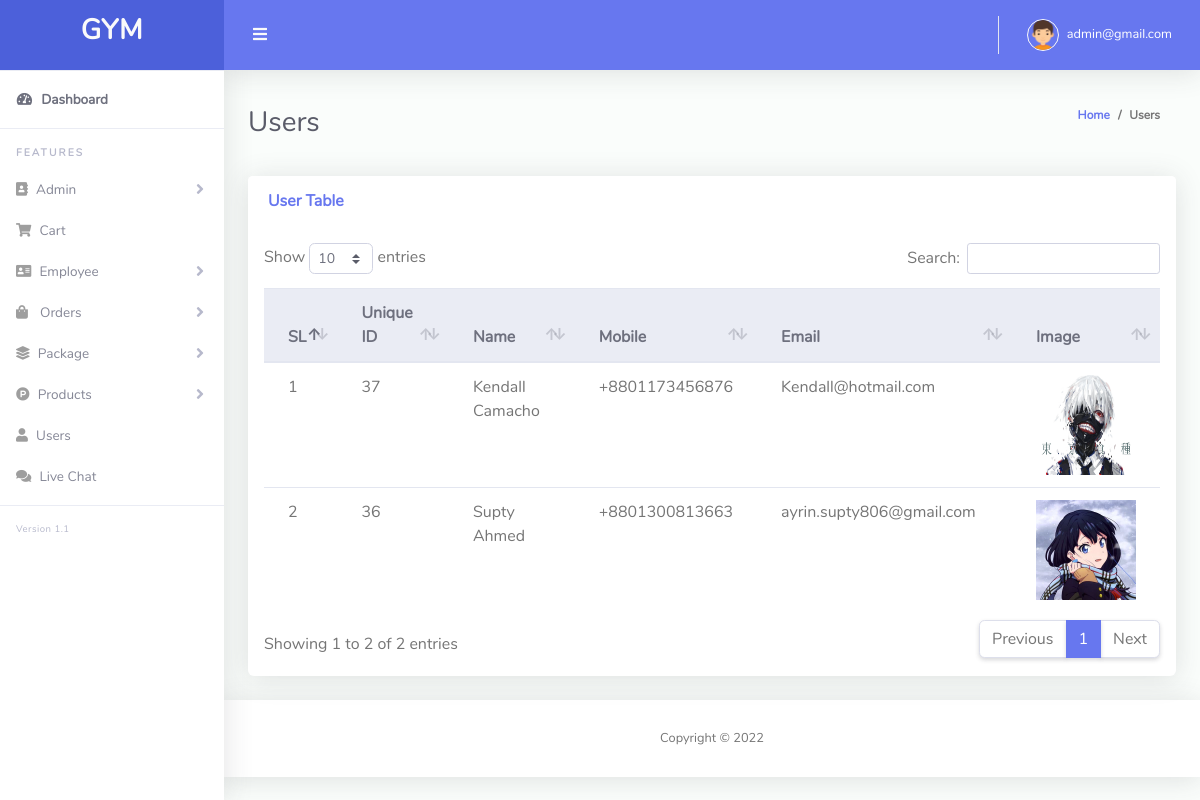
Screenshot of /admin/users.php (signed in) with the database file from the repository.
### tables this page shows
CREATE TABLE `user_table` (
  `user_id` int(20) NOT NULL,
  `first_name` varchar(255) NOT NULL,
  `last_name` varchar(255) NOT NULL,
  `email` varchar(255) NOT NULL,
  `password` varchar(255) NOT NULL,
  `dob` varchar(255) NOT NULL,
  `gender` varchar(255) NOT NULL,
  `mobile` varchar(255) NOT NULL,
  `address` varchar(255) NOT NULL,
  `image` varchar(155) DEFAULT NULL,
  `flag` tinyint(10) NOT NULL DEFAULT 0,
  `otp` int(11) NOT NULL,
  `reg_at` timestamp NOT NULL DEFAULT current_timestamp()
);

### Classes/DB.php (called while the page is built, shortened)
<?php
class DB
{
    public function connect(){
        $this->conn = new mysqli("localhost","root","","gym");
        if ($this->conn->connect_error) {
          die("Connection failed: " . $this->conn->connect_error);
        }
        else{
            return $msg =  "connected";
        }
    }
}

### Classes/LoginClass.php (called while the page is built, shortened)
<?php
include_once 'db.php';
class LoginClass extends DB
{
    public function userList()
    {
        $qry = "SELECT * FROM user_table  where flag=0 order by user_id DESC";
        return $result = $this->conn->query($qry);
    }
}

### admin/users.php (the view)
<?php include 'layouts/header.php'; ?>
<div class="container-fluid" id="container-wrapper">
  <div class="d-sm-flex align-items-center justify-content-between mb-4">
    <h1 class="h3 mb-0 text-gray-800">Users</h1>
    <ol class="breadcrumb">
      <li class="breadcrumb-item"><a href="./">Home</a></li>
      <li class="breadcrumb-item">Users</li>
    </ol>
  </div>
  <div class="row">
    <div class="col-lg-12">
      <div class="card mb-4">
        <div class="card-header py-3 d-flex flex-row align-items-center justify-content-between">
          <h6 class="m-0 font-weight-bold text-primary">User Table</h6>
        </div>
        <div class="table-responsive p-3">
          <table class="table align-items-center table-flush" id="dataTable">
            <thead class="thead-light">
              <tr>
                <th>SL</th>
                <th>Unique ID</th>
                <th>Name</th>
                <th>Mobile</th>
                <th>Email</th>
                <th>Image</th>
              </tr>
            </thead>
            <tbody>
              <?php
              $i = 0;
              $view = $create->userList();
              foreach ($view as $value) {
                $i++;
              ?>
                <tr>
                  <td><?php echo $i; ?></td>
                  <td><?php echo $value['user_id']; ?></td>
                  <td><?php echo $value['first_name'] . " " . $value['last_name']; ?></td>
                  <td><?php echo $value['mobile']; ?></td>
                  <td><?php echo $value['email']; ?></td>
                  <td><img style="height: 100px;width: 100px;" src="../<?php echo $value['image']; ?>"></td>
                </tr>
              <?php } ?>
            </tbody>
          </table>
        </div>
      </div>
    </div>
  </div>
</div>
<?php include 'layouts/footer.php'; ?>

### rows the page displays
user_table: user_id "37", first_name "Kendall", last_name "Camacho", mobile "+8801173456876", email "Kendall@hotmail.com", image (picture)
user_table: user_id "36", first_name "Supty", last_name "Ahmed", mobile "+8801300813663", email "ayrin.supty806@gmail.com", image (picture)

### other values shown
$_SESSION['admin_email'] "admin@gmail.com"
